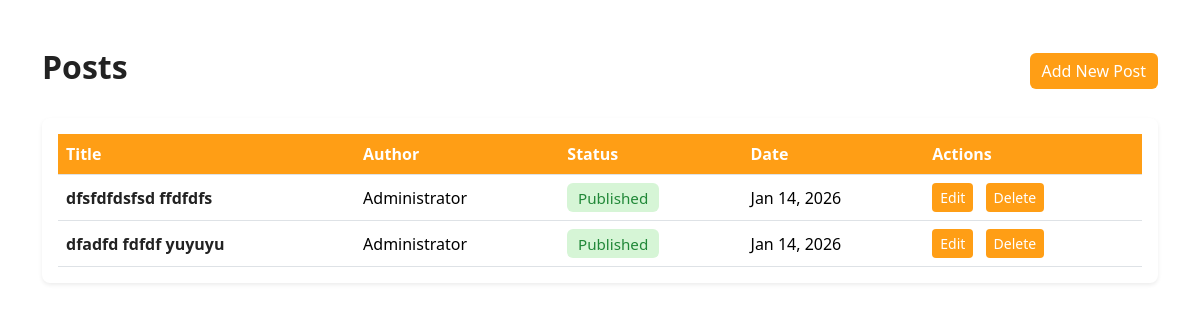
The page /blog/admin/posts.php (signed in) on the database as committed earlier.
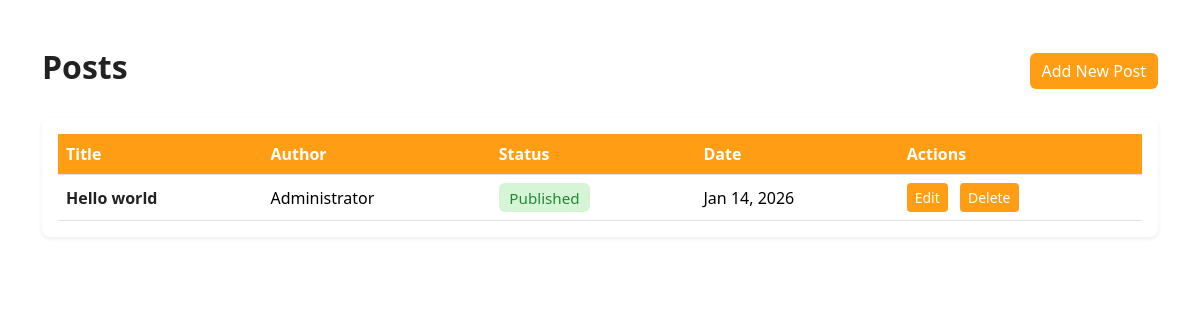
The same page on the database as committed later.
### tables this page shows
CREATE TABLE `posts` (
  `id` int(11) NOT NULL,
  `user_id` int(11) NOT NULL,
  `title` varchar(255) NOT NULL,
  `slug` varchar(255) NOT NULL,
  `canonical_url` varchar(500) DEFAULT NULL,
  `content` text NOT NULL,
  `excerpt` text DEFAULT NULL,
  `status` enum('draft','published','archived','trash') DEFAULT 'draft',
  `created_at` datetime DEFAULT current_timestamp(),
  `updated_at` datetime DEFAULT current_timestamp() ON UPDATE current_timestamp(),
  `published_at` datetime DEFAULT NULL,
  `featured_image` varchar(255) DEFAULT NULL,
  `featured_image_alt` varchar(255) DEFAULT NULL,
  `meta_title` varchar(255) DEFAULT NULL,
  `meta_keywords` varchar(255) DEFAULT NULL,
  `meta_description` text DEFAULT NULL,
  `index_status` enum('index','noindex') DEFAULT 'index',
  `schema_type` varchar(50) DEFAULT 'BlogPosting',
  `schema_organization` varchar(255) DEFAULT NULL,
  `schema_logo` varchar(500) DEFAULT NULL
);

CREATE TABLE `users` (
  `id` int(11) NOT NULL,
  `username` varchar(50) NOT NULL,
  `email` varchar(100) NOT NULL,
  `password` varchar(255) NOT NULL,
  `display_name` varchar(100) DEFAULT NULL,
  `role` enum('admin','author','editor') DEFAULT 'author',
  `created_at` datetime DEFAULT current_timestamp()
);

### blog/admin/posts.php (the view, shortened to what this page needs)
<?php
$pdo = new PDO($config['dsn'], $config['db_user'], $config['db_pass']);
$posts = $pdo->query('SELECT p.*, u.display_name FROM posts p LEFT JOIN users u ON p.user_id = u.id ORDER BY p.created_at DESC')->fetchAll(PDO::FETCH_ASSOC);
?>
<!DOCTYPE html>
<html lang="en">
<head>
    <link href="https://cdn.jsdelivr.net/npm/bootstrap@5.3.2/dist/css/bootstrap.min.css" rel="stylesheet">
    <link rel="stylesheet" href="../assets/css/style.css">
</head>
<body>
    <div class="container py-5">
        <div class="d-flex justify-content-between align-items-center mb-4">
            <h2 class="blog-text fw-bold">Posts</h2>
            <a href="add-post" class="btn blog-btn">Add New Post</a>
        </div>
        <div class="card p-3 blog-card-bg shadow-sm border-0">
            <table class="table table-hover align-middle mb-0">
                <thead>
                    <tr>
                        <th>Title</th>
                        <th>Author</th>
                        <th>Status</th>
                        <th>Date</th>
                        <th>Actions</th>
                    </tr>
                </thead>
                <tbody>
                    <?php foreach ($posts as $post): ?>
                        <tr>
                            <td><a href="edit-post?id=<?php echo $post['id']; ?>" class="blog-link fw-bold"><?php echo htmlspecialchars($post['title']); ?></a></td>
                            <td><?php echo htmlspecialchars($post['display_name'] ?? ''); ?></td>
                            <td>
                                <span class="status-badge status-<?php echo $post['status']; ?>">
                                    <?php echo ucfirst($post['status']); ?>
                                </span>
                            </td>
                            <td><?php echo date('M d, Y', strtotime($post['created_at'])); ?></td>
                            <td>
                                <a href="edit-post?id=<?php echo $post['id']; ?>" class="btn btn-sm blog-btn me-2">Edit</a>
                                <a href="delete-post?id=<?php echo $post['id']; ?>" class="btn btn-sm btn-danger" onclick="return confirm('Delete this post?');">Delete</a>
                            </td>
                        </tr>
                    <?php endforeach; ?>
                </tbody>
            </table>
        </div>
    </div>
</body>
</html>

Rows that differ between the two databases and show on the page:
removed posts: title "dfsfdfdsfsd ffdfdfs", user.display_name "Administrator", status "Published", created_at "Jan 14, 2026"
removed posts: title "dfadfd fdfdf yuyuyu", user.display_name "Administrator", status "Published", created_at "Jan 14, 2026"
added posts: title "Hello world", user.display_name "Administrator", status "Published", created_at "Jan 14, 2026"
